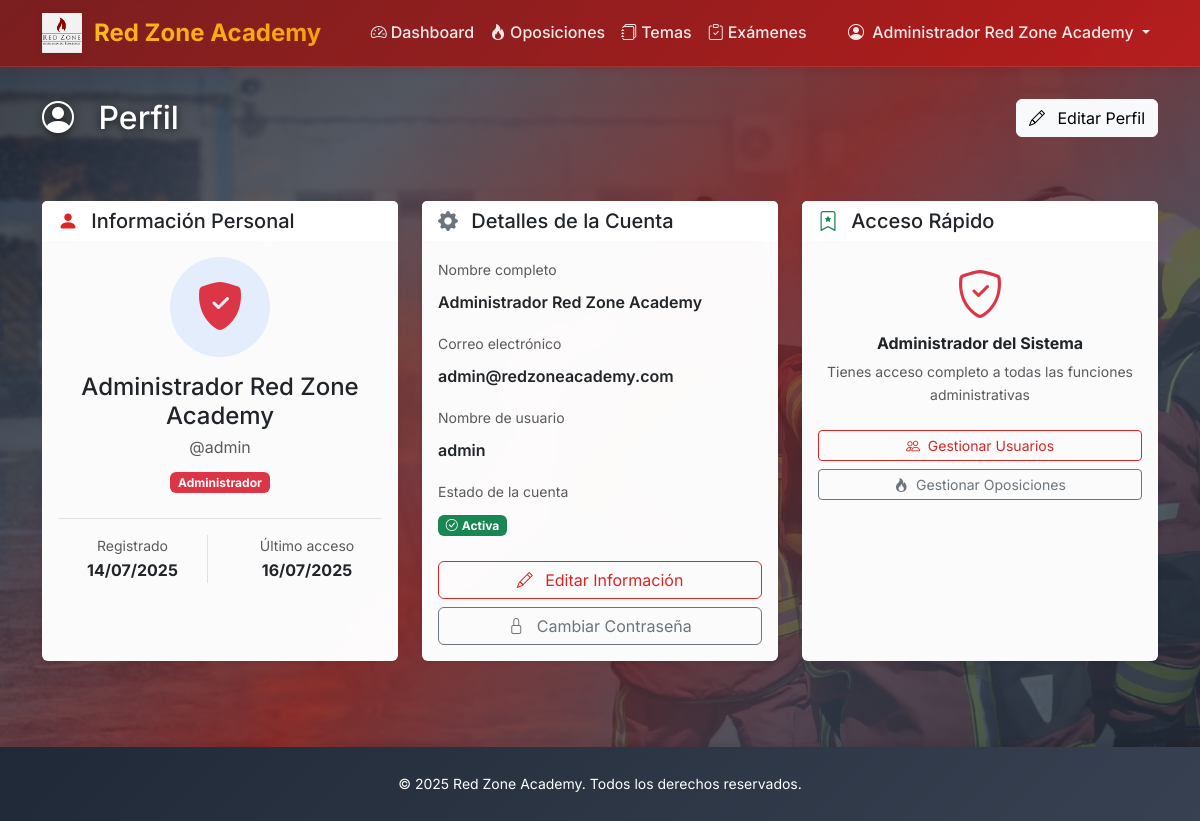
/auth/profile/ (signed in), run on an earlier commit of the app's database.
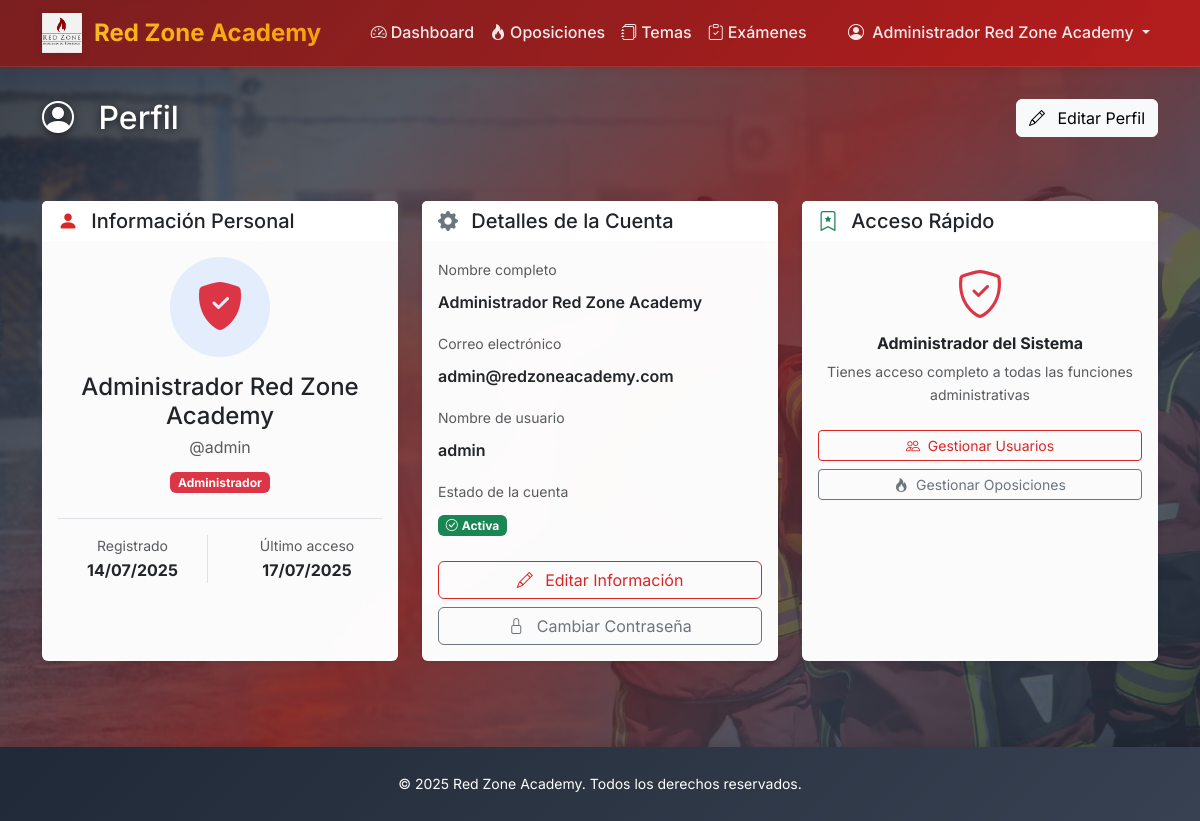
And on a later commit of the database.
### accounts/models.py (models this page shows, shortened)
class CustomUser(AbstractUser):
    USER_TYPES = [
        ('admin', 'Administrador'),
        ('student', 'Alumno'),
    ]
    user_type = models.CharField(max_length=10, choices=USER_TYPES, default='student')
    created_at = models.DateTimeField(auto_now_add=True)
    profile_picture = models.ImageField(
        upload_to=user_profile_picture_path,
        blank=True,
        null=True,
        help_text="Imagen de perfil del usuario"
    )
    def is_student(self):
        return self.user_type == 'student'

### accounts/views.py (the view)
# urls.py: path('profile/', views.ProfileView.as_view(), name='profile'),
class ProfileView(LoginRequiredMixin, DetailView):
    model = CustomUser
    template_name = 'accounts/profile.html'
    context_object_name = 'profile_user'
    def get_object(self):
        return self.request.user
    def get_context_data(self, **kwargs):
        context = super().get_context_data(**kwargs)
        context['title'] = 'Mi Perfil'
        context['oposiciones_count'] = self.object.oposiciones_acceso.count()
        context['temas_count'] = self.object.temas_acceso.count()
        return context

### templates/accounts/profile.html (shortened to what the changed rows need)
{% extends 'base.html' %}
{% load humanize %}
{% block content %}
<div class="container-fluid d-flex flex-column" style="min-height: calc(100vh - 120px);">
    <div class="page-header seamless">
        <div class="container">
            <div class="row align-items-center">
                <div class="col">
                    <h1 class="h2 mb-0">
                        <i class="bi bi-person-circle me-3"></i>
                        Perfil
                    </h1>
                </div>
            </div>
        </div>
    </div>
    <div class="container flex-grow-1">
        <div class="row">
            <div class="col-lg-4 mb-4">
                <div class="card border-0 shadow-sm h-100">
                    <div class="card-body">
                        <div class="text-center mb-4">
                            {% if user.profile_picture %}
                                <img src="{{ user.profile_picture.url }}" alt="Foto de perfil"
                                     class="rounded-circle border border-2 border-primary"
                                     style="width: 100px; height: 100px; object-fit: cover;">
                            {% else %}
                                <div class="bg-primary bg-opacity-10 rounded-circle d-inline-flex align-items-center justify-content-center"
                                     style="width: 100px; height: 100px;">
                                    {% if user.user_type == 'admin' %}
                                        <i class="bi bi-shield-fill-check text-danger" style="font-size: 3rem;"></i>
                                    {% else %}
                                        <i class="bi bi-person-fill text-primary" style="font-size: 3rem;"></i>
                                    {% endif %}
                                </div>
                            {% endif %}
                            <h4 class="mt-3 mb-1">{{ user.get_full_name|default:user.username }}</h4>
                            <p class="text-muted mb-2">@{{ user.username }}</p>
                            {% if user.user_type == 'admin' %}
                                <span class="badge bg-danger">Administrador</span>
                            {% endif %}
                        </div>
                        <div class="border-top pt-3">
                            <div class="row text-center">
                                <div class="col-6">
                                    <div class="border-end">
                                        <small class="text-muted d-block">Registrado</small>
                                        <span class="fw-bold">{{ user.date_joined|date:"d/m/Y" }}</span>
                                    </div>
                                </div>
                                <div class="col-6">
                                    <small class="text-muted d-block">Último acceso</small>
                                    <span class="fw-bold">{{ user.last_login|date:"d/m/Y"|default:"Nunca" }}</span>
                                </div>
                            </div>
                        </div>
                    </div>
                </div>
            </div>
            <div class="col-lg-4 mb-4">
                <div class="card border-0 shadow-sm h-100">
                    <div class="card-body">
                        <div class="mb-3">
                            <label class="form-label text-muted small">Nombre completo</label>
                            <p class="mb-0 fw-semibold">{{ user.get_full_name|default:"No especificado" }}</p>
                        </div>
                        <div class="mb-3">
                            <label class="form-label text-muted small">Correo electrónico</label>
                            <p class="mb-0 fw-semibold">{{ user.email|default:"No especificado" }}</p>
                        </div>
                        <div class="mb-3">
                            <label class="form-label text-muted small">Nombre de usuario</label>
                            <p class="mb-0 fw-semibold">{{ user.username }}</p>
                        </div>
                    </div>
                </div>
            </div>
        </div>
    </div>
</div>
{% endblock %}

### templates/base.html (shortened to what this page needs)
<!DOCTYPE html>
<html lang="es" data-bs-theme="light" class="h-100">
<head>
    {% load static %}
    <link href="https://cdnjs.cloudflare.com/ajax/libs/bootstrap/5.3.2/css/bootstrap.min.css" rel="stylesheet">
    <link href="https://cdnjs.cloudflare.com/ajax/libs/bootstrap-icons/1.11.3/font/bootstrap-icons.min.css" rel="stylesheet">
</head>
<body>
    <nav class="navbar navbar-expand-lg navbar-light bg-white">
        <div class="container">
            {% load static %}
            {% if user.is_authenticated %}
                <a class="navbar-brand" href="{% url 'core:dashboard' %}">
                    <img src="{% static 'img/logo_rz.png' %}" alt="Red Zone Academy" class="navbar-brand-logo">
                    Red Zone Academy
                </a>
            {% else %}
                <a class="navbar-brand" href="#">
                    <img src="{% static 'img/logo_rz.png' %}" alt="Red Zone Academy" class="navbar-brand-logo">
                    Red Zone Academy
                </a>
            {% endif %}
            <div class="collapse navbar-collapse" id="navbarNav">
                {% if user.is_authenticated %}
                <ul class="navbar-nav mx-auto">
                    <li class="nav-item">
                        <a class="nav-link" href="{% url 'core:dashboard' %}">
                            <i class="bi bi-speedometer2 me-1"></i>Dashboard
                        </a>
                    </li>
                    <li class="nav-item">
                        <a class="nav-link" href="{% url 'core:oposicion_list' %}">
                            <i class="bi bi-fire me-1"></i>Oposiciones
                        </a>
                    </li>
                    <li class="nav-item">
                        <a class="nav-link" href="{% url 'core:tema_list' %}">
                            <i class="bi bi-journals me-1"></i>Temas
                        </a>
                    </li>
                    <li class="nav-item">
                        <a class="nav-link" href="{% url 'core:examen_test_list' %}">
                            <i class="bi bi-clipboard-check me-1"></i>Exámenes
                        </a>
                    </li>
                </ul>
                <ul class="navbar-nav">
                    <li class="nav-item dropdown">
                        <a class="nav-link dropdown-toggle" href="#" id="userDropdown" role="button" data-bs-toggle="dropdown">
                            <i class="bi bi-person-circle me-1"></i>
                            {{ user.get_full_name|default:user.username }}
                        </a>
                    </li>
                </ul>
                {% endif %}
            </div>
        </div>
    </nav>
    <div class="main-wrapper">
        {% block content %}{% endblock %}
    </div>
    <footer class="footer">
        <div class="container">
            <div class="row">
                <div class="col-12 text-center">
                    <small>&copy; 2025 Red Zone Academy. Todos los derechos reservados.</small>
                </div>
            </div>
        </div>
    </footer>
</body>
</html>

What changed in the data, as far as the page shows it:
changed CustomUser "Administrador Red Zone Academy": last_login "16/07/2025" → "17/07/2025"
